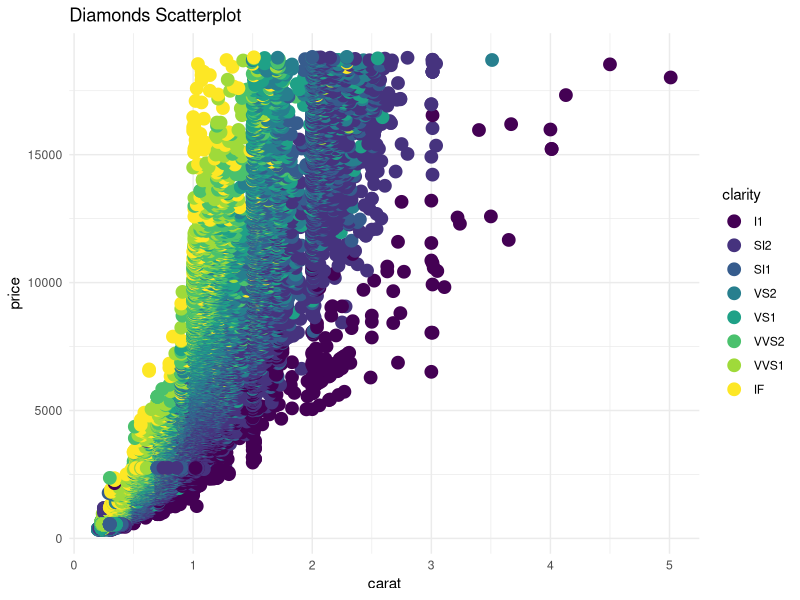

Generate this figure with R:
# Loading relevant package
library(ggplot2)

# Creating plot
scatterplot <- ggplot(diamonds, aes(x = carat, y = price, col = clarity)) + 
                  geom_point(size = 4) +
                  theme_minimal() +
                  ggtitle("Diamonds Scatterplot")

# Saving plot
ggsave("./plots/plot.jpg")

# My colleague adds a comment.
# I make a change